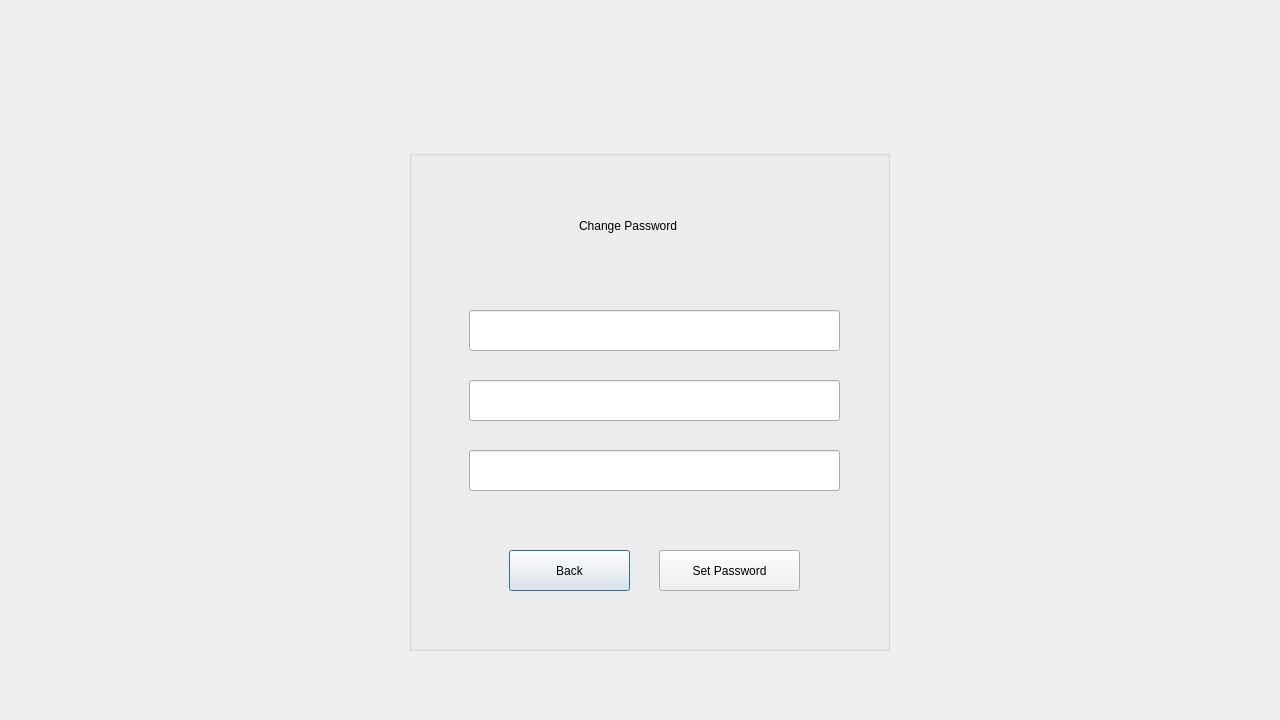
<?xml version="1.0" encoding="UTF-8"?>
<ui version="4.0">
 <class>changepassemp</class>
 <widget class="QDialog" name="changepassemp">
  <property name="geometry">
   <rect>
    <x>0</x>
    <y>0</y>
    <width>1280</width>
    <height>720</height>
   </rect>
  </property>
  <property name="windowTitle">
   <string>Dialog</string>
  </property>
  <widget class="QGroupBox" name="groupBox_cp">
   <property name="geometry">
    <rect>
     <x>409</x>
     <y>150</y>
     <width>481</width>
     <height>501</height>
    </rect>
   </property>
   <property name="title">
    <string/>
   </property>
   <widget class="QLabel" name="label_cpwd">
    <property name="geometry">
     <rect>
      <x>170</x>
      <y>50</y>
      <width>231</width>
      <height>51</height>
     </rect>
    </property>
    <property name="text">
     <string>Change Password</string>
    </property>
   </widget>
   <widget class="QLineEdit" name="lineEdit_curpwdemp">
    <property name="geometry">
     <rect>
      <x>60</x>
      <y>160</y>
      <width>371</width>
      <height>41</height>
     </rect>
    </property>
   </widget>
   <widget class="QLineEdit" name="lineEdit_newpwdemp">
    <property name="geometry">
     <rect>
      <x>60</x>
      <y>230</y>
      <width>371</width>
      <height>41</height>
     </rect>
    </property>
    <property name="echoMode">
     <enum>QLineEdit::Password</enum>
    </property>
   </widget>
   <widget class="QLineEdit" name="lineEdit_cfnewpwdemp">
    <property name="geometry">
     <rect>
      <x>60</x>
      <y>300</y>
      <width>371</width>
      <height>41</height>
     </rect>
    </property>
    <property name="echoMode">
     <enum>QLineEdit::Password</enum>
    </property>
   </widget>
   <widget class="QLabel" name="label_cpwd_2">
    <property name="geometry">
     <rect>
      <x>40</x>
      <y>20</y>
      <width>111</width>
      <height>111</height>
     </rect>
    </property>
    <property name="text">
     <string/>
    </property>
   </widget>
   <widget class="QPushButton" name="pushButton_back1">
    <property name="geometry">
     <rect>
      <x>100</x>
      <y>400</y>
      <width>121</width>
      <height>41</height>
     </rect>
    </property>
    <property name="text">
     <string>Back</string>
    </property>
   </widget>
   <widget class="QPushButton" name="pushButton_setpassemp">
    <property name="geometry">
     <rect>
      <x>250</x>
      <y>400</y>
      <width>141</width>
      <height>41</height>
     </rect>
    </property>
    <property name="text">
     <string>Set Password</string>
    </property>
   </widget>
  </widget>
 </widget>
 <resources/>
 <connections/>
</ui>
